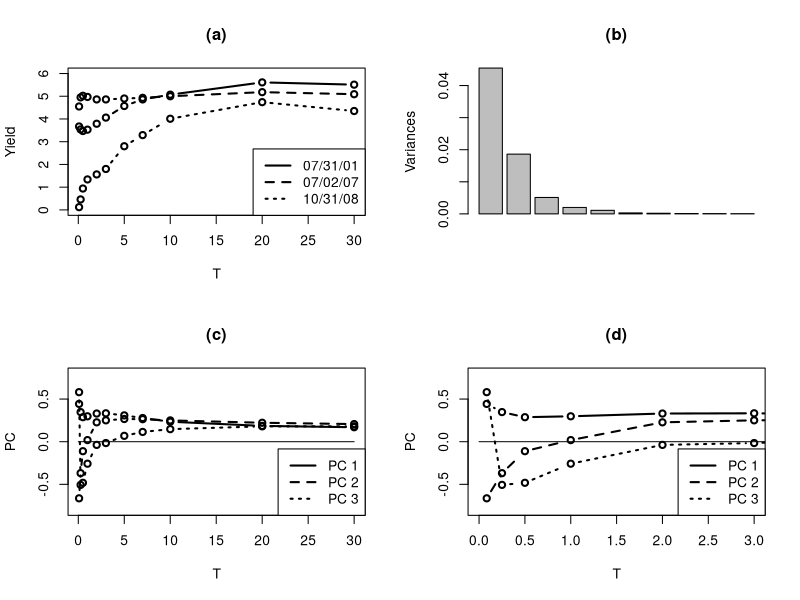

Here is the R script that generated this plot: (Note: this script raises an error after producing the figure.)
#  Example 17.2 and Figures 17.1-17.4

datNoOmit = read.table("treasury_yields.txt",header=T)
diffdatNoOmit = diff(as.matrix(datNoOmit[,2:12]))
dat=na.omit(datNoOmit)
diffdat = na.omit(diffdatNoOmit)


n = dim(diffdat)[1]
options(digits=5)
pca = prcomp(diffdat)

summary(pca)

postscript("yields01.ps",width=7,height=6)  #  Figure 17.1
par(mfrow=c(2,2))
time = c(1/12,.25,.5,1, 2, 3, 5, 7, 10, 20, 30)
plot(time,as.vector(dat[1,2:12]),ylim=c(0,6),type="b",lty=1,lwd=2,
  ylab="Yield",xlab="T",main="(a)") #,log="x",xaxs="r")
lines(time,as.vector(dat[486,2:12]),type="b",lty=2,lwd=2)
lines(time,as.vector(dat[n+2,2:12]),type="b",lty=3,lwd=2)
legend("bottomright",c("07/31/01","07/02/07","10/31/08"),lty=c(1,2,3),lwd=2,
  cex=1)
plot(pca,main="(b)")

plot(time,pca$rotation[,1],,ylim=c(-.8,.8),type="b",lwd=2,ylab="PC",xlab="T",
   main="(c)")
lines(time,pca$rotation[,2],lty=2,type="b",lwd=2)
lines(time,pca$rotation[,3],lty=3,type="b",lwd=2)
lines(0:30,0*(0:30),lwd=1)
legend("bottomright",c("PC 1","PC 2","PC 3"),lty=c(1,2,3),lwd=2)

plot(time,pca$rotation[,1],ylim=c(-.8,.8),type="b",lwd=2,ylab="PC",xlab="T",
  xlim=c(0,3),main="(d)")
lines(time,pca$rotation[,2],lty=2,type="b",lwd=2)
lines(time,pca$rotation[,3],lty=3,type="b",lwd=2)
lines(0:30,0*(0:30),lwd=1)
legend("bottomright",c("PC 1","PC 2","PC 3"),lty=c(1,2,3),lwd=2)

graphics.off()




postscript("yields02.ps",width=7,height=6)  #  Figure 17.2
par(mfrow=c(2,2))
plot(time,mu,ylim=c(0,6),type="b",lwd=4,xlab="T",ylab="Yield",
   main="(a)",xlim=c(0,7))
lines(time,mu+pca$rotation[,1],lty=5,type="b",lwd=2)
lines(time,mu-pca$rotation[,1],lty=3,type="b",lwd=2)
legend("bottomright",c("mean","mean + PC1",
   "mean -  PC1"),lty=c(1,5,3),lwd=c(4,2,2))

plot(time,mu,ylim=c(0,6),type="b",lwd=4,xlab="T",ylab="Yield",
   main="(b)", xlim=c(0,7))
lines(time,mu+pca$rotation[,2],lty=5,type="b",lwd=2)
lines(time,mu-pca$rotation[,2],lty=3,type="b",lwd=2)
legend("bottomright",c("mean","mean + PC2",
   "mean -  PC2"),lty=c(1,5,3),lwd=c(4,2,2))

plot(time,mu,ylim=c(0,6),type="b",lwd=4,xlab="T",ylab="Yield",
   main="(c)",xlim=c(0,7))
lines(time,mu+pca$rotation[,3],lty=5,type="b",lwd=2)
lines(time,mu-pca$rotation[,3],lty=3,type="b",lwd=2)
legend("bottomright",c("mean","mean + PC3",
   "mean -  PC3"),lty=c(1,5,3),lwd=c(4,2,2))

par(lwd=1)
plot(time,pca$rotation[,4],ylim=c(-1,1),type="b",lwd=2,ylab="PC",xlab="T",
 xlim=c(0,30),main="(d)")
lines(time,pca$rotation[,5],lty=2,type="b",lwd=2)
lines(0:30,0*(0:30),lwd=1)
legend("topright",c("PC 4","PC 5"),lty=c(1,2),lwd=2)
graphics.off()



postscript("yields_pca_tsplots.ps",width=7,height=3)  #  Figure 17.3
par(mfrow=c(1,3))
for (i in 1:3){
plot(pca$x[,i],main=paste("PC",toString(i)),xlab="day",
ylab="")
}
graphics.off()



postscript("yields_pca_acfplots2.ps",width=5,height=5)  #  Figure 17.4
acf(pca$x[,1:3],ylab="",xlab="lag")
graphics.off()





